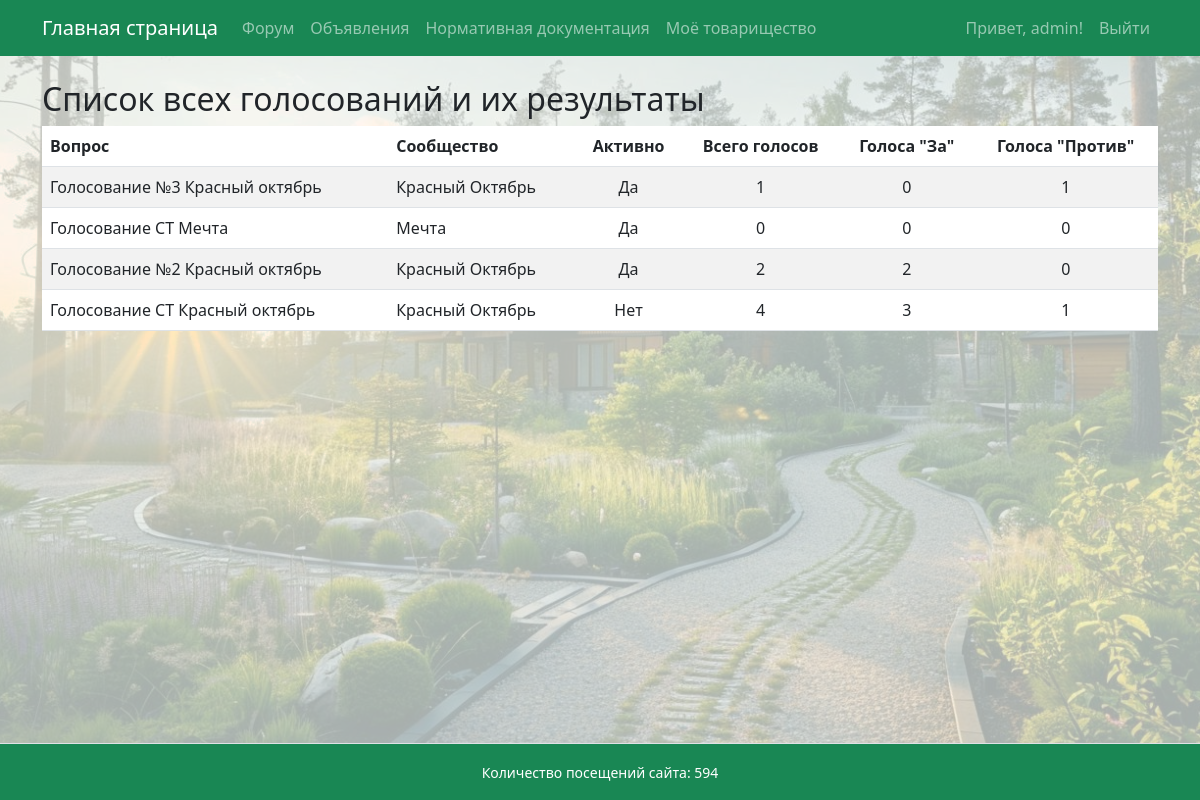
The page /votings/ (signed in) on the database its author committed.
### garden/models.py (models this page shows, shortened)
class Voting(models.Model):
    community = models.ForeignKey(Community, on_delete=models.CASCADE)
    question = models.CharField(max_length=255)
    active = models.BooleanField(default=True)
    created_at = models.DateTimeField(auto_now_add=True)

class Community(models.Model):
    name = models.CharField(max_length=100)
    description = models.TextField(blank=True)
    legal_address = models.TextField("Юридический адрес", blank=True, null=True)
    postal_address = models.TextField("Почтовый адрес", blank=True, null=True)
    bank_details = models.TextField("Банковские реквизиты", blank=True, null=True)
    additional_info = models.TextField("Дополнительная информация", blank=True, null=True)

### garden/views.py (the view, shortened to what this page needs)
# urls.py: path('votings/', views.voting_overview, name='voting_overview'),
@login_required
def voting_overview(request):
    can_manage = user_can_manage_votes(request.user)
    if request.user.is_superuser or request.user.is_staff:
        votings = Voting.objects.annotate(
            total_votes=Count('vote'),
            votes_for=Count('vote', filter=Q(vote__choice=True)),
            votes_against=Count('vote', filter=Q(vote__choice=False))
        ).order_by('-created_at')
        community = None
    context = {
        'votings': votings,
        'can_manage': can_manage,
        'community': community,
    }
    return render(request, 'voting_overview.html', context)

### garden/context_processors.py (called while the page is built)
def total_visits_processor(request):
    counter, created = PageVisit.objects.get_or_create(page_name='main_page')
    return {
        'total_visits': counter.visits
    }

### garden/views.py (called while the page is built)
def user_can_manage_votes(user):
    profile = getattr(user, 'profile', None)
    return profile is not None and profile.role in ['chairman', 'board_member']

### garden/templates/voting_overview.html (shortened to what this page needs)
{% extends 'base.html' %}
{% block content %}
<h2>Список всех голосований и их результаты</h2>
{% if votings %}
    <table class="table table-striped">
        <thead>
            <tr>
                <th>Вопрос</th>
                <th>Сообщество</th>
                <th class="text-center align-middle">Активно</th>
                <th class="text-center align-middle">Всего голосов</th>
                <th class="text-center align-middle">Голоса "За"</th>
                <th class="text-center align-middle">Голоса "Против"</th>
            </tr>
        </thead>
        <tbody>
            {% for voting in votings %}
            <tr>
                <td>{{ voting.question }}</td>
                <td>{{ voting.community.name }}</td>
                <td class="text-center align-middle">{% if voting.active %}Да{% else %}Нет{% endif %}</td>
                <td class="text-center align-middle">{{ voting.total_votes }}</td>
                <td class="text-center align-middle">{{ voting.votes_for }}</td>
                <td class="text-center align-middle">{{ voting.votes_against }}</td>
            </tr>
            {% endfor %}
        </tbody>
    </table>
{% else %}
    <p>Голосований пока нет.</p>
{% endif %}
{% endblock %}

### templates/base.html (shortened to what this page needs)
<!DOCTYPE html>
<html lang="ru">
<head>
    <link rel="stylesheet" href="https://cdn.jsdelivr.net/npm/bootstrap@5.3.0/dist/css/bootstrap.min.css">
</head>
<body>
    <div class="page-container">
        <nav class="navbar navbar-expand-lg navbar-dark bg-success mb-4">
            <div class="container">
                <a class="navbar-brand" href="{% url 'main_page' %}">Главная страница</a>
                <div class="collapse navbar-collapse" id="navbarSupportedContent">
                    <ul class="navbar-nav me-auto mb-2 mb-lg-0">
                        <li class="nav-item"><a class="nav-link" href="{% url 'forum' %}">Форум</a></li>
                        <li class="nav-item"><a class="nav-link" href="{% url 'ads' %}">Объявления</a></li>
                        <li class="nav-item"><a class="nav-link" href="https://strb.by/" target="_blank" rel="noopener noreferrer">Нормативная документация</a></li>
                        <li class="nav-item"><a class="nav-link" href="{% url 'my_community' %}">Моё товарищество</a></li>
                    </ul>
                    <ul class="navbar-nav ms-auto mb-2 mb-lg-0">
                        {% if user.is_authenticated %}
                            <li class="nav-item">
                                <span class="nav-link">Привет, {{ user.username }}!</span>
                            </li>
                            <li class="nav-item">
                                <a class="nav-link" href="#" onclick="event.preventDefault(); document.getElementById('logout-form').submit();">
                                    Выйти
                                </a>
                            </li>
                        {% else %}
                            <li class="nav-item"><a class="nav-link" href="{% url 'login' %}">Войти</a></li>
                        {% endif %}
                    </ul>
                </div>
            </div>
        </nav>
        <main class="content-wrap container">
            {% block content %}
            {% endblock %}
        </main>
        <footer class="bg-success text-center py-3 mt-4 border-top text-white">
            <div class="container">
                <small>
                    Количество посещений сайта: {{ total_visits }}
                </small>
            </div>
        </footer>
    </div>
</body>
</html>

### templates/base.html (style rules this page uses)
body, html { height: 100%; margin: 0; }
.page-container { min-height: 100vh; display: flex; flex-direction: column; min-height: 100vh; background-image: url('/static/images/background.jpg'); background-repeat: no-repeat; background-position: center center; background-size: cover; background-color: rgba(240, 248, 245, 0.7); background-blend-mode: lighten; }
.content-wrap { flex: 1; }

### rows shown on the page
Voting: question "Голосование №3 Красный октябрь", community.name "Красный Октябрь", active "Да", total_votes "1", votes_for "0", votes_against "1"
Voting: question "Голосование СТ Мечта", community.name "Мечта", active "Да", total_votes "0", votes_for "0", votes_against "0"
Voting: question "Голосование №2 Красный октябрь", community.name "Красный Октябрь", active "Да", total_votes "2", votes_for "2", votes_against "0"
Voting: question "Голосование СТ Красный октябрь", community.name "Красный Октябрь", active "Нет", total_votes "4", votes_for "3", votes_against "1"

### other values the page prints
{{ user.username }} "admin"
{{ total_visits }} "594"
